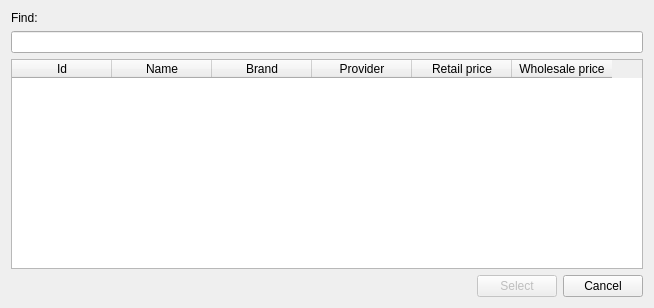
<?xml version="1.0" encoding="UTF-8"?>
<ui version="4.0">
 <class>ChooseProductDialog</class>
 <widget class="QDialog" name="ChooseProductDialog">
  <property name="geometry">
   <rect>
    <x>0</x>
    <y>0</y>
    <width>654</width>
    <height>308</height>
   </rect>
  </property>
  <property name="windowTitle">
   <string>Choose product</string>
  </property>
  <layout class="QGridLayout" name="gridLayout">
   <item row="0" column="0">
    <widget class="QLabel" name="lblFind">
     <property name="text">
      <string>Find:</string>
     </property>
    </widget>
   </item>
   <item row="1" column="0" colspan="3">
    <widget class="QLineEdit" name="txtFind"/>
   </item>
   <item row="2" column="0" colspan="3">
    <widget class="QTableWidget" name="tableWidget">
     <property name="editTriggers">
      <set>QAbstractItemView::NoEditTriggers</set>
     </property>
     <property name="selectionMode">
      <enum>QAbstractItemView::SingleSelection</enum>
     </property>
     <property name="selectionBehavior">
      <enum>QAbstractItemView::SelectRows</enum>
     </property>
     <column>
      <property name="text">
       <string>Id</string>
      </property>
     </column>
     <column>
      <property name="text">
       <string>Name</string>
      </property>
     </column>
     <column>
      <property name="text">
       <string>Brand</string>
      </property>
     </column>
     <column>
      <property name="text">
       <string>Provider</string>
      </property>
     </column>
     <column>
      <property name="text">
       <string>Retail price</string>
      </property>
     </column>
     <column>
      <property name="text">
       <string>Wholesale price</string>
      </property>
     </column>
    </widget>
   </item>
   <item row="3" column="0">
    <spacer name="horizontalSpacer">
     <property name="orientation">
      <enum>Qt::Horizontal</enum>
     </property>
     <property name="sizeHint" stdset="0">
      <size>
       <width>336</width>
       <height>20</height>
      </size>
     </property>
    </spacer>
   </item>
   <item row="3" column="1">
    <widget class="QPushButton" name="btnSelect">
     <property name="enabled">
      <bool>false</bool>
     </property>
     <property name="text">
      <string>Select</string>
     </property>
    </widget>
   </item>
   <item row="3" column="2">
    <widget class="QPushButton" name="btnCancel">
     <property name="text">
      <string>Cancel</string>
     </property>
    </widget>
   </item>
  </layout>
 </widget>
 <resources/>
 <connections>
  <connection>
   <sender>btnSelect</sender>
   <signal>clicked()</signal>
   <receiver>ChooseProductDialog</receiver>
   <slot>accept()</slot>
   <hints>
    <hint type="sourcelabel">
     <x>315</x>
     <y>261</y>
    </hint>
    <hint type="destinationlabel">
     <x>221</x>
     <y>140</y>
    </hint>
   </hints>
  </connection>
  <connection>
   <sender>btnCancel</sender>
   <signal>clicked()</signal>
   <receiver>ChooseProductDialog</receiver>
   <slot>reject()</slot>
   <hints>
    <hint type="sourcelabel">
     <x>396</x>
     <y>261</y>
    </hint>
    <hint type="destinationlabel">
     <x>221</x>
     <y>140</y>
    </hint>
   </hints>
  </connection>
 </connections>
</ui>
